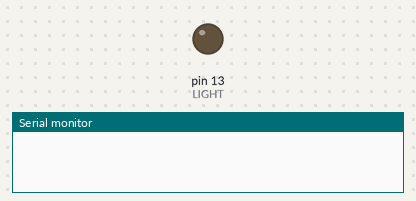
A sketch run on a simulated Arduino Uno, built with avr-gcc and run on an emulated ATmega328P. On the bench: output pins drawn as LEDs (lit = HIGH), the last lines printed to the serial monitor. Random numbers use the default seed unless the sketch sets one.

Above: at 0.1 s.
At 10.1 s:
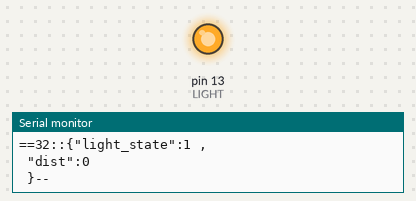
Timing chart, 0 to 20.5 s (numbered marks = the images above):
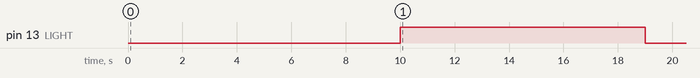

The sketch:

lights.ino
```cpp
/* sudo chmod a+rw /dev/ttyUSB0 */

#include <Ultrasonic.h>

const int LIGHT = 13;
const int TRIG = 6; //e onde esta ligado o trig(6) e o echo(7) respectivamente
const int ECHO = 7;

int delay_time;
int light_state = 1;
Ultrasonic ultrassom(TRIG,ECHO); // define o nome do sensor(ultrassom)
long distancia=0;

void setup()
{
  delay(10000); //wait 30 seconds (to set up the multi-agent system)

  pinMode(LIGHT,OUTPUT);
  digitalWrite(LIGHT,1);  //light starts on

  Serial.begin(9600);
  /* Build perception that the lihgt is on and send it to the upper layers */
 String msg = String("{\"light_state\":1 ,\n \"dist\":0 \n }"); // initial beliefs
 // String msg = String("{\"belief_string\": \"blablabla\",\n    \"belief_integer\": 99,\n  \"belief_float\": 3.14,\n  \"belief_array\": [\"abc\", 123, 1.99]\n }");
  Serial.print("==");
  Serial.print(msg.length());
  Serial.print("::");
  Serial.print(msg);
  Serial.println("--");
}

void loop()
{
  while(Serial.available() > 0){ //check whether there is some information from the serial (possibly from the agent)
     String s = Serial.readString();
     if(s.equals("light_on")){ //if the agent sends "light_on", then switch the light on
        digitalWrite(LIGHT,1);
        light_state = 1;
        /* Build perception that the lihgt is on and send it to the upper layers */
        String msg = String("{\"light_state\": 1}");
        Serial.print("==");
        Serial.print(msg.length());
        Serial.print("::");
        Serial.print(msg);
        Serial.println("--");
     }
   }


  if(light_state==1){
    /* wait a random time and switch the light off if it is on */
     delay_time = random(2,10)*1000;
     delay(delay_time);
     digitalWrite(LIGHT,0);
     light_state = 0;
     /* Build perception that the lihgt is on and send it to the upper layers */
     String msg = String("{\"light_state\": 0}");
     Serial.print("==");
     Serial.print(msg.length());
     Serial.print("::");
     Serial.print(msg);
     Serial.println("--");
  }


}
```

Measured:
- by itself, pin 13 (LIGHT): HIGH → LOW at 19.0 s
